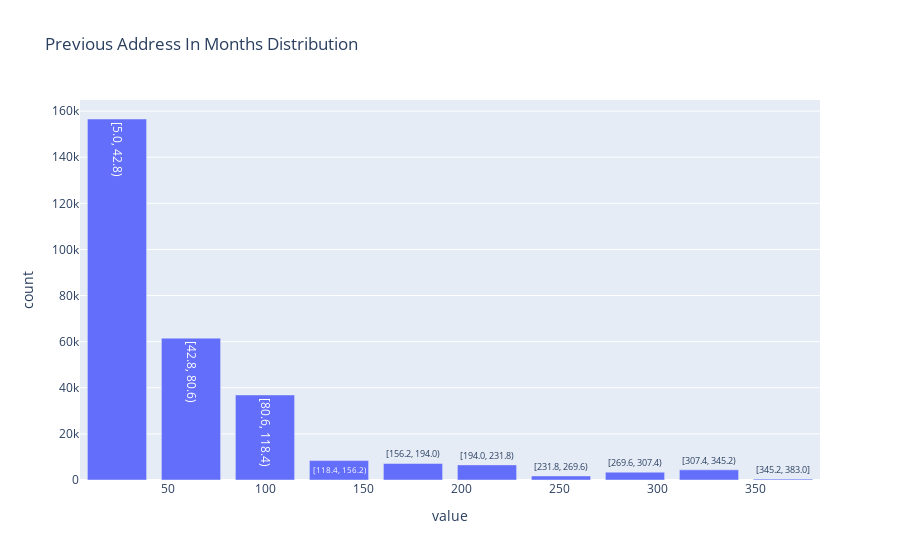

Notebook code cell kept with this figure:
### Markdown cell above
Name-Email Similarity follows a trimodal distribution with peaks in the 0.11, o.5 and 0.75 values.

### Code cell
positive_previous_address = df.filter(df.prev_address_months_count >= 0)

positive_previous_address.plot.hist(column="prev_address_months_count", bins=10, title="Previous Address In Months Distribution")

### Figure 1 — Plotly figure (JSON) as saved in the notebook; plotly's stock layout.template omitted (floating-point values rounded to 4 significant figures)
{"data": [{"hovertemplate": "variable=prev_address_months_count<br>value=%{text}<br>count=%{y}", "name": "prev_address_months_count", "text": ["[5.0, 42.8)", "[42.8, 80.6)", "[80.6, 118.4)", "[118.4, 156.2)", "[156.2, 194.0)", "[194.0, 231.8)", "[231.8, 269.6)", "[269.6, 307.4)", "[307.4, 345.2)", "[345.2, 383.0]"], "type": "bar", "x": [23.9, 61.7, 99.5, 137.3, 175.1, 212.9, 250.7, 288.5, 326.3, 364.1], "y": [156578, 61529, 36889, 8420, 7172, 6555, 1744, 3392, 4410, 391]}], "layout": {"barmode": "stack", "title": {"text": "Previous Address In Months Distribution"}, "xaxis": {"title": {"text": "value"}}, "yaxis": {"title": {"text": "count"}}}}
